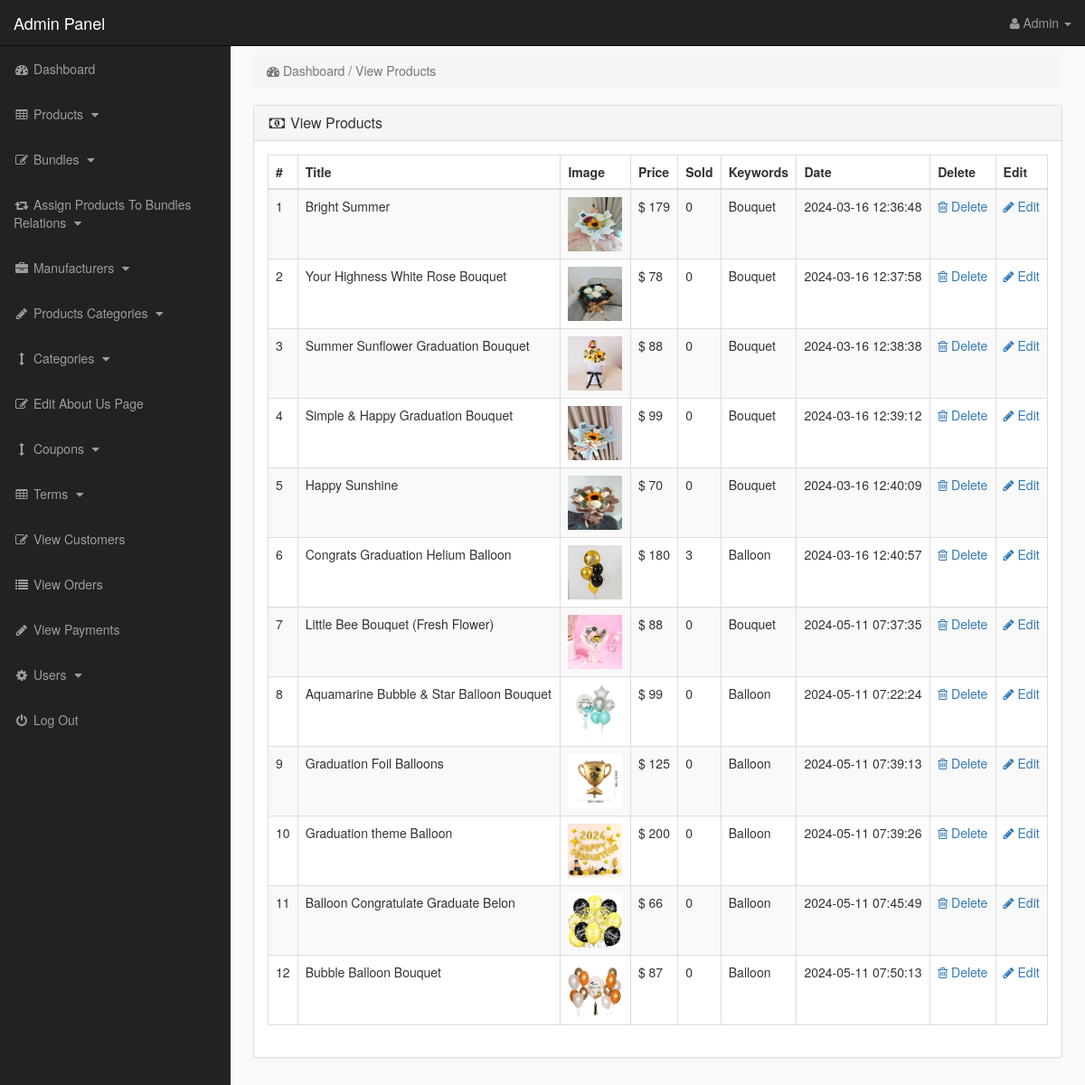
/admin_area/index.php?view_products (signed in), run on an earlier commit of the app's database.
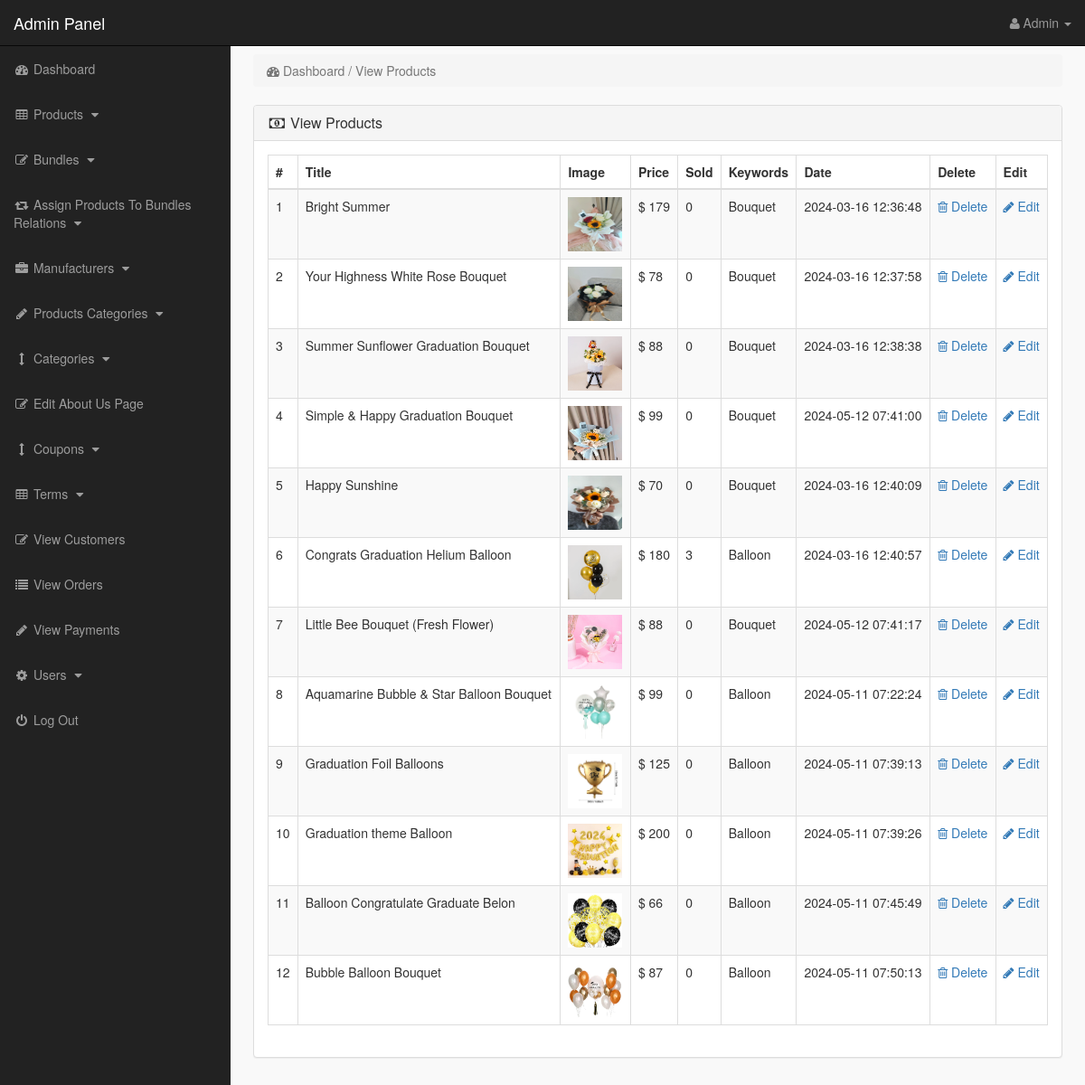
And on a later commit of the database.
### tables this page shows
CREATE TABLE `products` (
  `product_id` int(10) NOT NULL,
  `p_cat_id` int(10) NOT NULL,
  `cat_id` int(10) NOT NULL,
  `manufacturer_id` int(10) NOT NULL,
  `date` timestamp NOT NULL DEFAULT current_timestamp() ON UPDATE current_timestamp(),
  `product_title` text NOT NULL,
  `product_url` text NOT NULL,
  `product_img1` text NOT NULL,
  `product_img2` text NOT NULL,
  `product_img3` text NOT NULL,
  `product_price` int(10) NOT NULL,
  `product_psp_price` int(100) NOT NULL,
  `product_desc` text NOT NULL,
  `product_features` text NOT NULL,
  `product_video` text NOT NULL,
  `product_keywords` text NOT NULL,
  `product_label` text NOT NULL,
  `status` varchar(255) NOT NULL
);

### admin_area/view_products.php (the view)
<?php
if(!isset($_SESSION['admin_email'])){
echo "<script>window.open('login.php','_self')</script>";
}
else {
?>
<div class="row">
<div class="col-lg-12" >
<ol class="breadcrumb" >
<li class="active" >
<i class="fa fa-dashboard"></i> Dashboard / View Products
</li>
</ol>
</div>
</div>
<div class="row" >
<div class="col-lg-12" >
<div class="panel panel-default" >
<div class="panel-heading" >
<h3 class="panel-title" >
<i class="fa fa-money fa-fw" ></i> View Products
</h3>
</div>
<div class="panel-body" >
<div class="table-responsive" >
<table class="table table-bordered table-hover table-striped" >
<thead>
<tr>
<th>#</th>
<th>Title</th>
<th>Image</th>
<th>Price</th>
<th>Sold</th>
<th>Keywords</th>
<th>Date</th>
<th>Delete</th>
<th>Edit</th>
</tr>
</thead>
<tbody>
<?php
$i = 0;
$get_pro = "select * from products where status='product'";
$run_pro = mysqli_query($con,$get_pro);
while($row_pro=mysqli_fetch_array($run_pro)){
$pro_id = $row_pro['product_id'];
$pro_title = $row_pro['product_title'];
$pro_image = $row_pro['product_img1'];
$pro_price = $row_pro['product_price'];
$pro_keywords = $row_pro['product_keywords'];
$pro_date = $row_pro['date'];
$i++;
?>
<tr>
<td><?php echo $i; ?></td>
<td><?php echo $pro_title; ?></td>
<td><img src="product_images/<?php echo $pro_image; ?>" width="60" height="60"></td>
<td>$ <?php echo $pro_price; ?></td>
<td>
<?php
$get_sold = "select * from pending_orders where product_id='$pro_id'";
$run_sold = mysqli_query($con,$get_sold);
$count = mysqli_num_rows($run_sold);
echo $count;
?>
</td>
<td> <?php echo $pro_keywords; ?> </td>
<td><?php echo $pro_date; ?></td>
<td>
<a href="index.php?delete_product=<?php echo $pro_id; ?>">
<i class="fa fa-trash-o"> </i> Delete
</a>
</td>
<td>
<a href="index.php?edit_product=<?php echo $pro_id; ?>">
<i class="fa fa-pencil"> </i> Edit
</a>
</td>
</tr>
<?php } ?>
</tbody>
</table>
</div>
</div>
</div>
</div>
</div>
<?php } ?>

### admin_area/index.php (shortened to what this page needs)
<?php
include("includes/db.php");
if(!isset($_SESSION['admin_email'])){
echo "<script>window.open('login.php','_self')</script>";
}
else {
?>
<?php
$admin_session = $_SESSION['admin_email'];
$get_admin = "select * from admins  where admin_email='$admin_session'";
$run_admin = mysqli_query($con,$get_admin);
$row_admin = mysqli_fetch_array($run_admin);
$admin_name = $row_admin['admin_name'];
?>
<!DOCTYPE html>
<html>
<head>
<link href="css/bootstrap.min.css" rel="stylesheet">
<link href="css/style.css" rel="stylesheet">
<link href="font-awesome/css/font-awesome.min.css" rel="stylesheet" >
</head>
<body>
<div id="wrapper">
<?php include("includes/sidebar.php");  ?>
<div id="page-wrapper">
<div class="container-fluid">
<?php
if(isset($_GET['view_products'])){
include("view_products.php");
}
?>
</div>
</div>
</div>
</body>
</html>
<?php } ?>

### admin_area/includes/sidebar.php (shortened to what this page needs)
<?php
if(!isset($_SESSION['admin_email'])){
echo "<script>window.open('login.php','_self')</script>";
}
else {
?>
<nav class="navbar navbar-inverse navbar-fixed-top" >
<div class="navbar-header" >
<a class="navbar-brand" href="index.php?dashboard" >Admin Panel</a>
</div>
<ul class="nav navbar-right top-nav" >
<li class="dropdown" >
<a href="#" class="dropdown-toggle" data-toggle="dropdown" >
<i class="fa fa-user" ></i>
<?php echo $admin_name; ?> <b class="caret" ></b>
</a>
</li>
</ul>
<div class="collapse navbar-collapse navbar-ex1-collapse">
<ul class="nav navbar-nav side-nav">
<li>
<a href="index.php?dashboard">
<i class="fa fa-fw fa-dashboard"></i> Dashboard
</a>
</li>
<li>
<a href="#" data-toggle="collapse" data-target="#products">
<i class="fa fa-fw fa-table"></i> Products
<i class="fa fa-fw fa-caret-down"></i>
</a>
</li>
<li>
<a href="#" data-toggle="collapse" data-target="#bundles">
<i class="fa fa-fw fa-edit"></i> Bundles
<i class="fa fa-fw fa-caret-down"></i>
</a>
</li>
<li>
<a href="#" data-toggle="collapse" data-target="#relations">
<i class="fa fa-fw fa-retweet"></i> Assign Products To Bundles Relations
<i class="fa fa-fw fa-caret-down"></i>
</a>
</li>
<li>
<a href="#" data-toggle="collapse" data-target="#manufacturers">
<i class="fa fa-fw fa-briefcase"></i> Manufacturers
<i class="fa fa-fw fa-caret-down"></i>
</a>
</li>
<li>
<a href="#" data-toggle="collapse" data-target="#p_cat">
<i class="fa fa-fw fa-pencil"></i> Products Categories
<i class="fa fa-fw fa-caret-down"></i>
</a>
</li>
<li>
<a href="#" data-toggle="collapse" data-target="#cat">
<i class="fa fa-fw fa-arrows-v"></i> Categories
<i class="fa fa-fw fa-caret-down"></i>
</a>
</li>
<li>
<a href="index.php?edit_about_us">
<i class="fa fa-fw fa-edit"></i> Edit About Us Page
</a>
</li>
<li>
<a href="#" data-toggle="collapse" data-target="#coupons">
<i class="fa fa-fw fa-arrows-v"></i> Coupons
<i class="fa fa-fw fa-caret-down"></i>
</a>
</li>
<li>
<a href="#" data-toggle="collapse" data-target="#terms" >
<i class="fa fa-fw fa-table"></i> Terms
<i class="fa fa-fw fa-caret-down"></i>
</a>
</li>
<li>
<a href="index.php?view_customers">
<i class="fa fa-fw fa-edit"></i> View Customers
</a>
</li>
<li>
<a href="index.php?view_orders">
<i class="fa fa-fw fa-list"></i> View Orders
</a>
</li>
<li>
<a href="index.php?view_payments">
<i class="fa fa-fw fa-pencil"></i> View Payments
</a>
</li>
<li>
<a href="#" data-toggle="collapse" data-target="#users">
<i class="fa fa-fw fa-gear"></i> Users
<i class="fa fa-fw fa-caret-down"></i>
</a>
</li>
<li>
<a href="logout.php">
<i class="fa fa-fw fa-power-off"></i> Log Out
</a>
</li>
</ul>
</div>
</nav>
<?php } ?>

### admin_area/css/style.css (style rules this page uses)
body { margin-top:100px; }
@media (min-width: 768px) { body { margin-top:50px; } }
#wrapper { padding-left:0; }
#page-wrapper { width:100%; padding:0; background-color:#F9F9F9; }
@media (min-width: 768px) { #wrapper { padding-left:255px; } }
@media (min-width: 768px) { #page-wrapper { padding:10px; } }
.top-nav { padding:0 15px; }
.top-nav>li { display:inline-block; float:left; }
.top-nav>li>a { padding-top:15px; padding-bottom:15px; line-height:20px; color:#999; }
@media (min-width: 768px) { .side-nav { position:fixed; top:51px; width:255px; border-radius:0; overflow-y:auto; background-color: #222; bottom:0; overflow-x:hidden; padding-bottom:40px; } }
@media (min-width: 768px) { .side-nav>li>a { width:255px; } }
.panel-body { border-radius:5px; }

What changed in the data, as far as the page shows it:
changed products "Simple & Happy Graduation Bouquet": date "2024-03-16 12:39:12" → "2024-05-12 07:41:00"
changed products "Little Bee Bouquet (Fresh Flower)": date "2024-05-11 07:37:35" → "2024-05-12 07:41:17"
